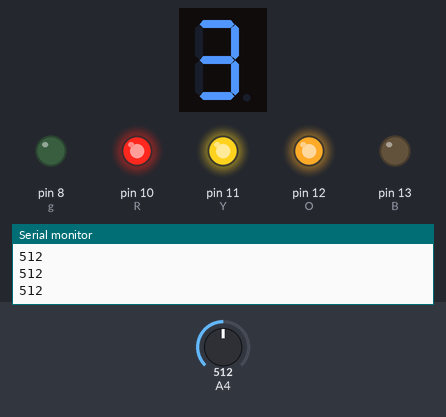
A sketch run on a simulated Arduino Uno, built with avr-gcc and run on an emulated ATmega328P. Parts: 1-digit seven-segment display, output pins drawn as LEDs (lit = HIGH), the last lines printed to the serial monitor. Wiring (inferred from the names in the program): 1-digit 7-segment display, segments lit when LOW: segments pin 3, pin 4, pin 5, pin 7, pin 6, pin 9, pin 2. The test bench sets the inputs (shaded band); at power-on: A4 = 512. The segment pins are drawn as the display they are named for; pins used as bus, display or sensor lines are not drawn.

Above: at 1.2 s.
1.3 s: A4 set to 197
At 1.8 s:
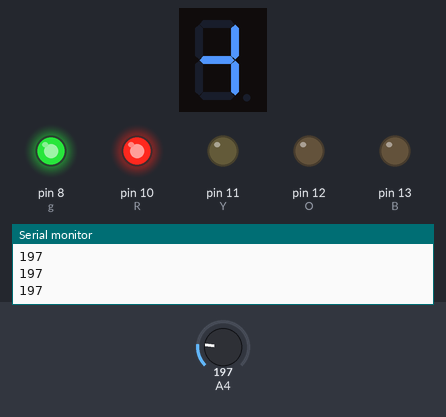
2.8 s: A4 set to 90
At 4.0 s:
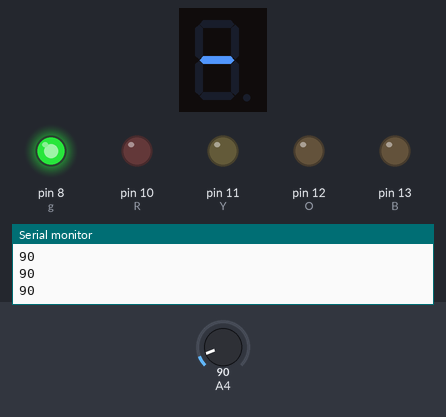
4.3 s: A4 set to 828
At 5.3 s:
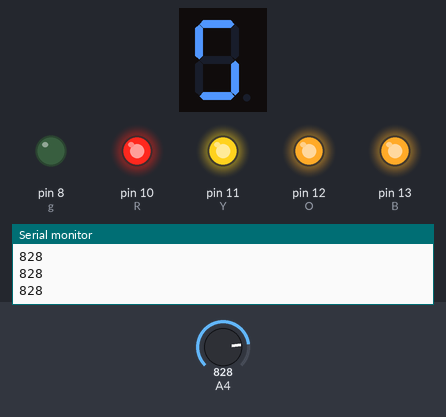
5.8 s: A4 set to 808
At 6.5 s:
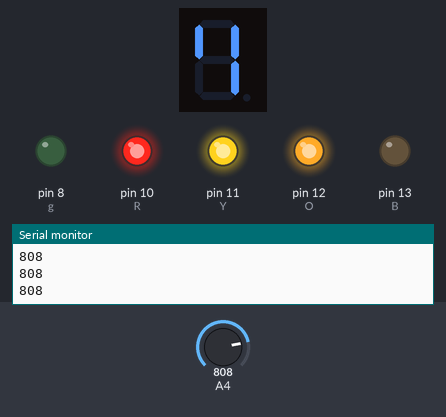
7.3 s: A4 set to 401
At 7.6 s:
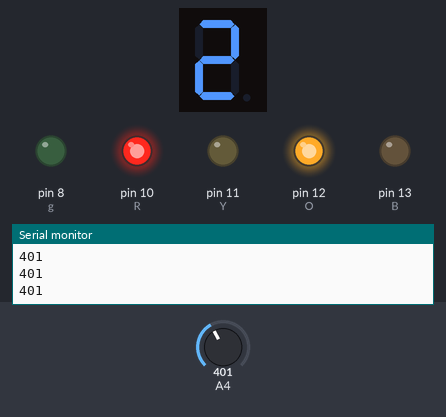
8.8 s: A4 set to 421
At 10.0 s:
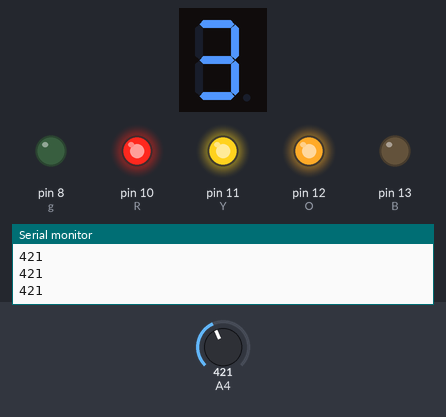
Timing chart, 0 to 11.3 s (numbered marks = the images above; inputs shaded):
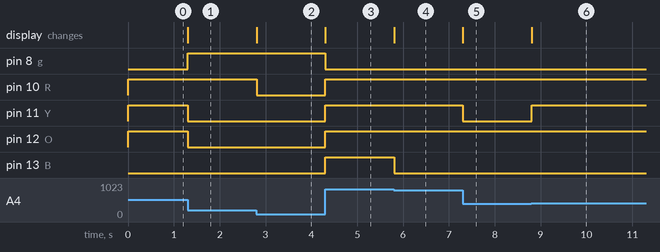

The sketch:

serieLEDypath_potenciometro.ino
```cpp
//pad
const int a = 3;
const int b = 4;
const int c = 5;
const int d = 7;
const int e = 6;
const int f = 9;
const int g = 8;
//leds
const int B = 13;
const int G = 2;
const int Y = 11;
const int O = 12;
const int R = 10;
//potenciometro
int valor = 0;

void setup() {
  //pad
  pinMode(a, OUTPUT);
  pinMode(b, OUTPUT);
  pinMode(c, OUTPUT);
  pinMode(d, OUTPUT);
  pinMode(e, OUTPUT);
  pinMode(f, OUTPUT);
  pinMode(g, OUTPUT);
  digitalWrite(a, HIGH);
  digitalWrite(b, HIGH);
  digitalWrite(c, HIGH);
  digitalWrite(d, HIGH);
  digitalWrite(e, HIGH);
  digitalWrite(f, HIGH);
  digitalWrite(g, HIGH);

  //led
  pinMode(B, OUTPUT);
  pinMode(G, OUTPUT);
  pinMode(Y, OUTPUT);
  pinMode(O, OUTPUT);
  pinMode(R, OUTPUT);

  Serial.begin(9600);
}

void loop() {

  valor = analogRead(4);
  Serial.println(valor);

  if (valor <= 100)
  {
    //leds
    digitalWrite(R, LOW);
    digitalWrite(O, LOW);
    digitalWrite(Y, LOW);
    digitalWrite(G, LOW);
    digitalWrite(B, LOW);
    digitalWrite(a, HIGH);
    digitalWrite(b, HIGH);
    digitalWrite(c, HIGH);
    digitalWrite(d, HIGH);
    digitalWrite(e, HIGH);
    digitalWrite(f, HIGH);
    digitalWrite(g, HIGH);
  }


  if (valor > 100 && valor < 207)
  {
    //leds
    digitalWrite(R, HIGH);
    digitalWrite(O, LOW);
    digitalWrite(Y, LOW);
    digitalWrite(G, LOW);
    digitalWrite(B, LOW);
    //UNO
    digitalWrite(a, HIGH);
    digitalWrite(b, LOW);
    digitalWrite(c, LOW);
    digitalWrite(d, HIGH);
    digitalWrite(e, HIGH);
    digitalWrite(f, HIGH);
    digitalWrite(g, HIGH);
  }
  if (valor >= 207 && valor < 411)
  {
    //leds
    digitalWrite(R, HIGH);
    digitalWrite(O, HIGH);
    digitalWrite(Y, LOW);
    digitalWrite(G, LOW);
    digitalWrite(B, LOW);
    //DOS
    digitalWrite(a, LOW);
    digitalWrite(b, LOW);
    digitalWrite(c, HIGH);
    digitalWrite(d, LOW);
    digitalWrite(e, LOW);
    digitalWrite(f, HIGH);
    digitalWrite(g, LOW);
  }
  if (valor >= 411 && valor < 615)
  {
    //leds
    digitalWrite(R, HIGH);
    digitalWrite(O, HIGH);
    digitalWrite(Y, HIGH);
    digitalWrite(G, LOW);
    digitalWrite(B, LOW);
    //TRES
    digitalWrite(a, LOW);
    digitalWrite(b, LOW);
    digitalWrite(c, LOW);
    digitalWrite(d, LOW);
    digitalWrite(e, HIGH);
    digitalWrite(f, HIGH);
    digitalWrite(g, LOW);

  }
  if (valor >= 615  && valor < 818)
  {
    //leds
    digitalWrite(R, HIGH);
    digitalWrite(O, HIGH);
    digitalWrite(Y, HIGH);
    digitalWrite(G, HIGH);
    digitalWrite(B, LOW);
    //CUATRO
    digitalWrite(a, HIGH);
    digitalWrite(b, LOW);
    digitalWrite(c, LOW);
    digitalWrite(d, HIGH);
    digitalWrite(e, HIGH);
    digitalWrite(f, LOW);
    digitalWrite(g, LOW);
  }
  if (valor >= 818 && valor < 1023)
  {
    //leds
    digitalWrite(R, HIGH);
    digitalWrite(O, HIGH);
    digitalWrite(Y, HIGH);
    digitalWrite(G, HIGH);
    digitalWrite(B, HIGH);
    //CINCO5
    digitalWrite(a, LOW);
    digitalWrite(b, HIGH);
    digitalWrite(c, LOW);
    digitalWrite(d, LOW);
    digitalWrite(e, HIGH);
    digitalWrite(f, LOW);
    digitalWrite(g, LOW);
  }

}
```

Measured:
- after the input at 1.3 s, pin 8 (g): LOW → HIGH at once; pin 11 (Y), pin 12 (O): HIGH → LOW at once; the display: changes at once (image 1)
- after the input at 2.8 s, pin 10 (R): HIGH → LOW at once; the display: changes at once (image 2)
- after the input at 4.3 s, pin 8 (g): HIGH → LOW at once; pin 10 (R), pin 11 (Y), pin 12 (O), pin 13 (B): LOW → HIGH at once; the display: changes at once (image 3)
- after the input at 5.8 s, pin 13 (B): HIGH → LOW at once; the display: changes at once (image 4)
- after the input at 7.3 s, pin 11 (Y): HIGH → LOW at once; the display: changes at once (image 5)
- after the input at 8.8 s, pin 11 (Y): LOW → HIGH at once; the display: changes at once (image 6)
